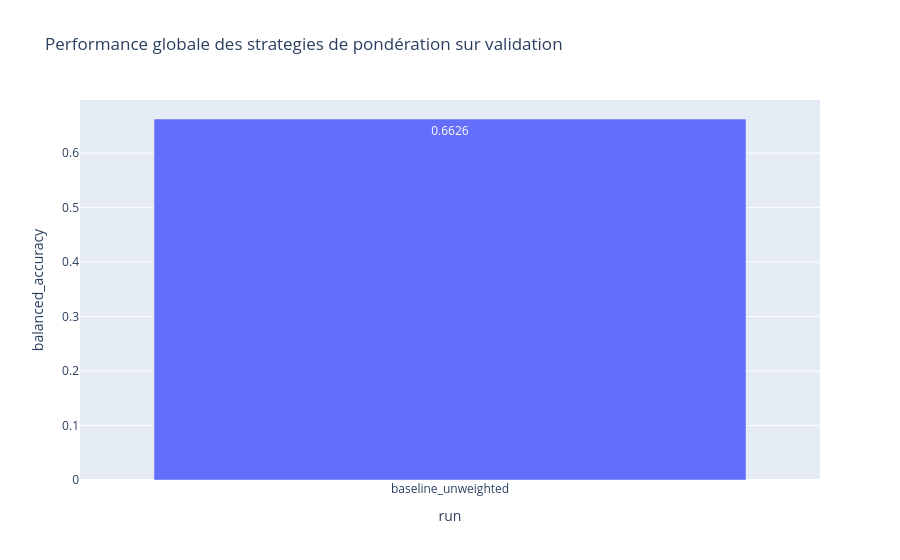
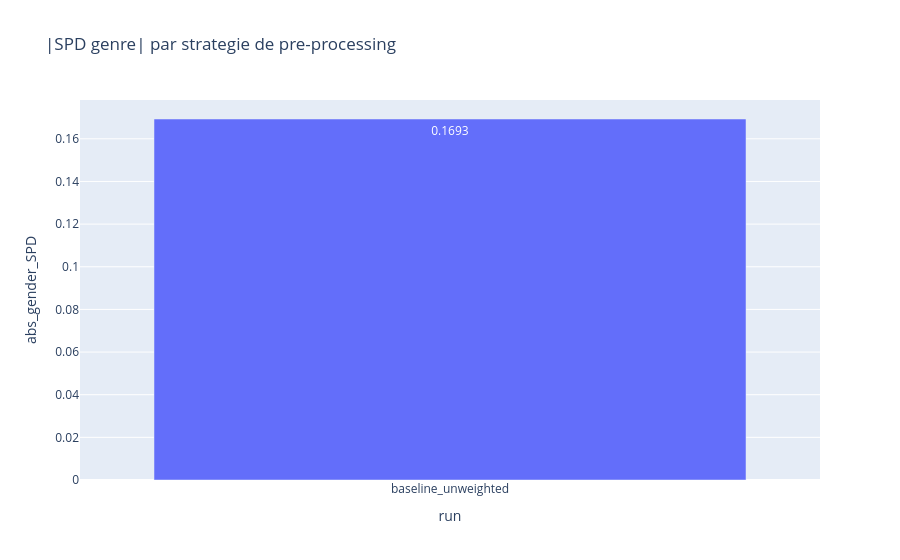

Notebook cell for these charts, in order:
### Code cell
if not raw_results_df.empty:
    fig = px.bar(
        raw_results_df,
        x='run',
        y='balanced_accuracy',
        color='run',
        text_auto='.4f',
        title='Performance globale des strategies de pondération sur validation',
    )
    fig.update_layout(showlegend=False)
    fig.show()

    fig = px.bar(
        raw_results_df.assign(abs_gender_SPD=raw_results_df['gender_SPD'].abs()),
        x='run',
        y='abs_gender_SPD',
        color='run',
        text_auto='.4f',
        title='|SPD genre| par strategie de pre-processing',
    )
    fig.update_layout(showlegend=False)
    fig.show()

### Figure 1 — Plotly figure (JSON) as saved in the notebook; plotly's stock layout.template omitted (floating-point values rounded to 4 significant figures)
{"data": [{"hovertemplate": "run=%{x}<br>balanced_accuracy=%{y}<extra></extra>", "legendgroup": "baseline_unweighted", "marker": {"color": "#636efa", "pattern": {"shape": ""}}, "name": "baseline_unweighted", "orientation": "v", "showlegend": true, "textposition": "auto", "texttemplate": "%{y:.4f}", "type": "bar", "x": ["baseline_unweighted"], "xaxis": "x", "y": [0.6626], "yaxis": "y"}], "layout": {"barmode": "relative", "legend": {"title": {"text": "run"}, "tracegroupgap": 0}, "showlegend": false, "title": {"text": "Performance globale des strategies de pondération sur validation"}, "xaxis": {"anchor": "y", "categoryarray": ["baseline_unweighted"], "categoryorder": "array", "domain": [0, 1], "title": {"text": "run"}}, "yaxis": {"anchor": "x", "domain": [0, 1], "title": {"text": "balanced_accuracy"}}}}

### Figure 2 — Plotly figure (JSON) as saved in the notebook; plotly's stock layout.template omitted (floating-point values rounded to 4 significant figures)
{"data": [{"hovertemplate": "run=%{x}<br>abs_gender_SPD=%{y}<extra></extra>", "legendgroup": "baseline_unweighted", "marker": {"color": "#636efa", "pattern": {"shape": ""}}, "name": "baseline_unweighted", "orientation": "v", "showlegend": true, "textposition": "auto", "texttemplate": "%{y:.4f}", "type": "bar", "x": ["baseline_unweighted"], "xaxis": "x", "y": [0.1693], "yaxis": "y"}], "layout": {"barmode": "relative", "legend": {"title": {"text": "run"}, "tracegroupgap": 0}, "showlegend": false, "title": {"text": "|SPD genre| par strategie de pre-processing"}, "xaxis": {"anchor": "y", "categoryarray": ["baseline_unweighted"], "categoryorder": "array", "domain": [0, 1], "title": {"text": "run"}}, "yaxis": {"anchor": "x", "domain": [0, 1], "title": {"text": "abs_gender_SPD"}}}}
